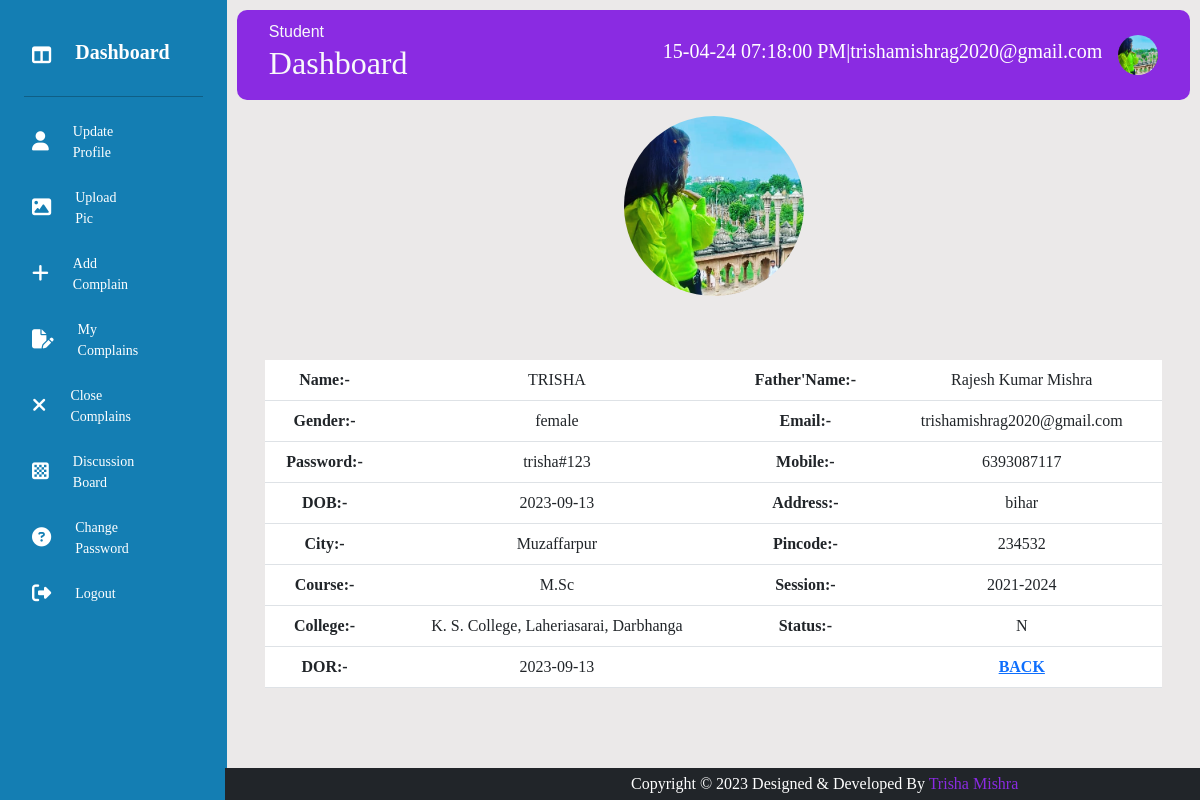
Screenshot of /profile.php (signed in) with the database file from the repository.
### tables this page shows
CREATE TABLE IF NOT EXISTS `tbl_user` (
  `uid` int(11) NOT NULL AUTO_INCREMENT,
  `name` varchar(60) NOT NULL,
  `fname` varchar(60) NOT NULL,
  `gender` varchar(6) NOT NULL,
  `email` varchar(30) NOT NULL,
  `password` varchar(40) NOT NULL,
  `mobile` bigint(20) NOT NULL,
  `dob` date NOT NULL,
  `address` varchar(60) NOT NULL,
  `city` varchar(12) NOT NULL,
  `pincode` int(11) NOT NULL,
  `course` varchar(20) NOT NULL,
  `sid` int(11) NOT NULL,
  `cid` int(11) NOT NULL,
  `profile_pic` varchar(200) NOT NULL,
  `status` varchar(5) NOT NULL,
  `dor` varchar(10) NOT NULL,
  PRIMARY KEY (`uid`)
);

CREATE TABLE IF NOT EXISTS `tbl_session` (
  `sid` int(11) NOT NULL AUTO_INCREMENT,
  `session` varchar(10) NOT NULL,
  `status` varchar(1) NOT NULL,
  `dor` varchar(10) NOT NULL,
  PRIMARY KEY (`sid`)
);

CREATE TABLE IF NOT EXISTS `tbl_college` (
  `cid` int(11) NOT NULL AUTO_INCREMENT,
  `college` varchar(105) NOT NULL,
  `status` varchar(1) NOT NULL,
  `dor` varchar(10) NOT NULL,
  PRIMARY KEY (`cid`)
);

### profile.php (the view, shortened to what this page needs)
<?php
include("headeruser.php");
$email=$_SESSION['user'];
include("connection.php");
$query="select * from tbl_user where email='$email'";
$res=mysqli_query($con,$query);
$query2="select * from tbl_user where email='$email'";
$res2=mysqli_query($con,$query2);
while($row2=mysqli_fetch_array($res2))
{
$filename=$row2['profile_pic'];
 }
?>
<!DOCTYPE html>
<html lang="en">
<head>
</head>
<body>
     <center>
<div id="outer" class="container-fluid">
    <form>
        <div class="row" >
          <div class="col-sm-2 m-auto w-100" >
          <img src="student/<?php echo $filename; ?>" id="image" style="border-radius:50%; width:180px"/>
          </div>
        </div>
        <?php
        if($row=mysqli_fetch_array($res))
        {
        ?>
        <br/><br/>
        <div class="row m-auto p-3">
            <table class="table table-bodered ">
            <tr>
                <th>Name:-</th>
                <td><?php echo strtoupper($row['name']);  ?></td>
                <th> Father'Name:-</th>
                <td><?php echo $row['fname'];  ?> </td>
           </tr>
           <tr>
                <th>Gender:-</th>
                <td><?php echo $row['gender'];  ?></td>
                <th>Email:-</th>
                <td><?php echo strtolower($row['email']);  ?></td>
           </tr>
           <tr>
                <th>Password:-</th>
                <td><?php echo $row['password'];  ?></td>
                <th>Mobile:-</th>
                <td><?php echo $row['mobile'];  ?></td>
           </tr>
           <tr>
                <th> DOB:-</th>
                <td><?php echo $row['dor'];  ?></td>
                <th>Address:-</th>
                <td><?php echo $row['address'];  ?></td>
           </tr>
           <tr>
                <th>City:-</th>
                <td><?php echo $row['city'];  ?></td>
                <th>Pincode:-</th>
                <td><?php echo $row['pincode'];  ?></td>
           </tr>
           <tr>
                <th>Course:-</th>
                <td><?php echo $row['course'];  ?></td>
                <th>Session:-</th>
                <?php $sid=$row['sid'];
                 $query2="select * from tbl_session where sid='$sid'";
                 $res2=mysqli_query($con,$query2);
                 if($row2=mysqli_fetch_array($res2))
                 {
                 $session=$row2['session'];
                 }
                  ?>
                 <td><?php echo $session ?> </td>
           </tr>
           <tr>
                <th>College:-</th>
                <?php $cid=$row['cid'];
                 $query3="select * from tbl_college where cid='$cid'";
                 $res3=mysqli_query($con,$query3);
                 if($row3=mysqli_fetch_array($res3))
                {
                  $college=$row3['college'];
                 }
                ?>
                <td><?php echo $college ?> </td>
                <th>Status:-</th>
                <td><?php echo $row['status'];  ?></td>
           </tr>
           <tr>
                <th>DOR:-</th>
                <td><?php echo $row['dor'];  ?></td>
                <td></td>
                <th> <a href="userdashboard.php">BACK</a></th >
           </tr>
            </table>
        </div>
        <?php
         }
        ?>
</form>
</div>
     </center>
</body>
</html>
<?php
include("mainuser.php");
?>

### headeruser.php (shortened to what this page needs)
<?php
$email=$_SESSION['user'];
include("connection.php");
$query="select * from tbl_user where email='$email'";
$res=mysqli_query($con,$query);
while($row=mysqli_fetch_array($res))
{
$filename=$row['profile_pic'];
 }
?>
<!DOCTYPE html>
<html lang="en">
<head>
    <link rel="stylesheet" href="https://cdnjs.cloudflare.com/ajax/libs/font-awesome/6.4.2/css/all.min.css" />
    <link rel="stylesheet" href="css/bootstrap.css">
</head>
<body>
    <div class="slidebar">
        <div class="logo"></div>
        <ul class="menu">
        <li class="active">
                <a href="userdashboard.php">
                <i class="fa-solid fa-table-columns"></i>
                    <h5><span><b>Dashboard</b></span></h5>
                </a>
            </li>
            <hr style="color:black;"/>
            <li>
                <a href="update.php">
                <i class="fas fa-user"></i>
                    <span>Update <br/>Profile</span>
                </a>
            </li>
            <li>
                <a href="pic.php">
                <i class="fa-solid fa-image"></i>
                    <span>Upload <br/>Pic</span>
                </a>
            </li>
            <li>
                <a href="addcomplain.php">
                <i class="fa-sharp fa-solid fa-plus"></i>
                    <span>Add <br/>Complain</span>
                </a>
            </li>
            <li>
                <a href="mycomplain.php">
                <i class="fa-solid fa-file-pen"></i>
                <span>My <br/>Complains</span>
                </a>
            </li>
            <li>
                <a href="closecomplain.php">
                <i class="fa-sharp fa-solid fa-xmark"></i>
                    <span>Close <br/>Complains</span>
                </a>
            </li>
            <li>
                <a href="discuss.php">
                <i class="fa-solid fa-chess-board"></i>
                    <span>Discussion <br/>Board</span>
                </a>
            </li>
            <li>
                <a href="userchangepass.php">
                    <i class="fas fa-question-circle"></i>
                    <span>Change <br/>Password</span>
                </a>
            </li>
            <li>
                <a href="studentlogout.php">
                <i class="fas fa-sign-out-alt"></i>
                    <span>Logout</span>
                </a>
            </li>
        </ul>
    </div>
    <div class="main--content">
        <div class="header--wrapper">
            <div class="header--title">
                <span  class="text-light" style="font-family:sans-serif;">Student</span>
                <h2 class="text-light" >Dashboard</h2>
            </div>
            <div class="user--info">
                <h5 style="color:#fff">
                <?php
                $currentTime=date('d-m-y h:i:s A');
                echo $currentTime;
                echo "|";
                echo $_SESSION['user'];
                ?>
                </h5>
                <div class="dropdown">
                <img src="student/<?php echo $filename; ?>" id="image" alt=""  data-bs-toggle="dropdown" aria-expanded="false"/>
                  </div>
            </div>
        </div>

### mainuser.php (shortened to what this page needs)
<footer>
<div class="row bg-dark text-center p-1 w-100  " id="footer">
  <span style="color:white;">Copyright © 2023 Designed & Developed By <span style="color:blueviolet">Trisha Mishra</span></span>
</div>
</footer>
</div>
</body>
</html>

### headeruser.php (style rules this page uses)
* { margin: 0%; padding: 0%; border: none; outline: none; box-sizing:border-box; }
body { display: flex; font-family:calibri; }
.slidebar { position: sticky; top: 0%; bottom: 0; left: 0; width:78px; height: 100vh; padding: 0 1.5rem; color: #fff; overflow: hidden; transition:all 0.5s linnear; background-color:#147eb3; }
#footer { position:fixed; bottom:0; }
.logo { padding: 12px; }
.menu { height: 88%; list-style: none; position: relative; padding: 0%; }
.menu li { padding: 0.5rem; margin: 8px 0; border-radius: 8px; transition: all 0.5s ease-in-out; }
.menu a { color:white; font-size: 14px; text-decoration: none; display: flex; align-items: center; gap: 1.5rem; }
.menu a i { font-size: 1.2rem; }
.menu a span { overflow: hidden; }
.main--content { position: relative; background: #ebe9e9; width: 100%; padding: 0.6rem; }
.header--wrapper img { width: 40px; height: 40px; cursor:pointer; border-radius: 50%; }
.header--wrapper { display: flex; justify-content: space-between; align-items: center; flex-wrap: wrap; background:blueviolet; border-radius: 10px; padding: 10px 2rem; margin-bottom: 1rem; }
.header--title { color: rgba(113, 99, 186, 255); }
.user--info { display: flex; align-items: center; gap:1rem; }

### profile.php (style rules this page uses)
th { padding: 10px; }
table { text-align: center; }

### rows the page displays
tbl_user: profile_pic (picture), name "TRISHA", fname "Rajesh Kumar Mishra", gender "female", email "trishamishrag2020@gmail.com", password "trisha#123", mobile "6393087117", dor "2023-09-13", address "bihar", city "Muzaffarpur", pincode "234532", course "M.Sc", status "N"
tbl_session: session "2021-2024"
tbl_college: college "K. S. College, Laheriasarai, Darbhanga"

### other values shown
$_SESSION['user'] "trishamishrag2020@gmail.com"
